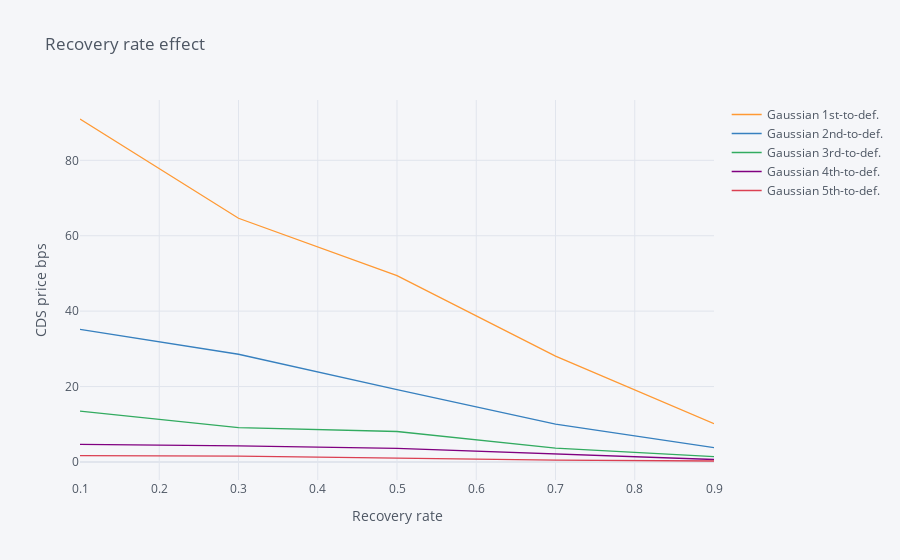

The cell this chart's notebook holds for it:
### Code cell
spreads.loc[:,:'Gaussian 5th-to-def.'].iplot(title='Recovery rate effect', xTitle='Recovery rate', yTitle='CDS price bps')

### Figure 1 — Plotly figure (JSON) as saved in the notebook; plotly's stock layout.template omitted (floating-point values rounded to 4 significant figures)
{"data": [{"line": {"color": "rgba(255, 153, 51, 1.0)", "dash": "solid", "shape": "linear", "width": 1.3}, "mode": "lines", "name": "Gaussian 1st-to-def.", "text": "", "type": "scatter", "x": [0.1, 0.3, 0.5, 0.7, 0.9], "y": [90.96, 64.63, 49.43, 28.09, 10.15]}, {"line": {"color": "rgba(55, 128, 191, 1.0)", "dash": "solid", "shape": "linear", "width": 1.3}, "mode": "lines", "name": "Gaussian 2nd-to-def.", "text": "", "type": "scatter", "x": [0.1, 0.3, 0.5, 0.7, 0.9], "y": [35.18, 28.57, 19.2, 10.02, 3.781]}, {"line": {"color": "rgba(50, 171, 96, 1.0)", "dash": "solid", "shape": "linear", "width": 1.3}, "mode": "lines", "name": "Gaussian 3rd-to-def.", "text": "", "type": "scatter", "x": [0.1, 0.3, 0.5, 0.7, 0.9], "y": [13.48, 9.115, 8.085, 3.648, 1.417]}, {"line": {"color": "rgba(128, 0, 128, 1.0)", "dash": "solid", "shape": "linear", "width": 1.3}, "mode": "lines", "name": "Gaussian 4th-to-def.", "text": "", "type": "scatter", "x": [0.1, 0.3, 0.5, 0.7, 0.9], "y": [4.687, 4.271, 3.63, 2.113, 0.6576]}, {"line": {"color": "rgba(219, 64, 82, 1.0)", "dash": "solid", "shape": "linear", "width": 1.3}, "mode": "lines", "name": "Gaussian 5th-to-def.", "text": "", "type": "scatter", "x": [0.1, 0.3, 0.5, 0.7, 0.9], "y": [1.668, 1.563, 1.02, 0.4641, 0.2558]}], "layout": {"legend": {"bgcolor": "#F5F6F9", "font": {"color": "#4D5663"}}, "paper_bgcolor": "#F5F6F9", "plot_bgcolor": "#F5F6F9", "title": {"font": {"color": "#4D5663"}, "text": "Recovery rate effect"}, "xaxis": {"gridcolor": "#E1E5ED", "showgrid": true, "tickfont": {"color": "#4D5663"}, "title": {"font": {"color": "#4D5663"}, "text": "Recovery rate"}, "zerolinecolor": "#E1E5ED"}, "yaxis": {"gridcolor": "#E1E5ED", "showgrid": true, "tickfont": {"color": "#4D5663"}, "title": {"font": {"color": "#4D5663"}, "text": "CDS price bps"}, "zerolinecolor": "#E1E5ED"}}}
